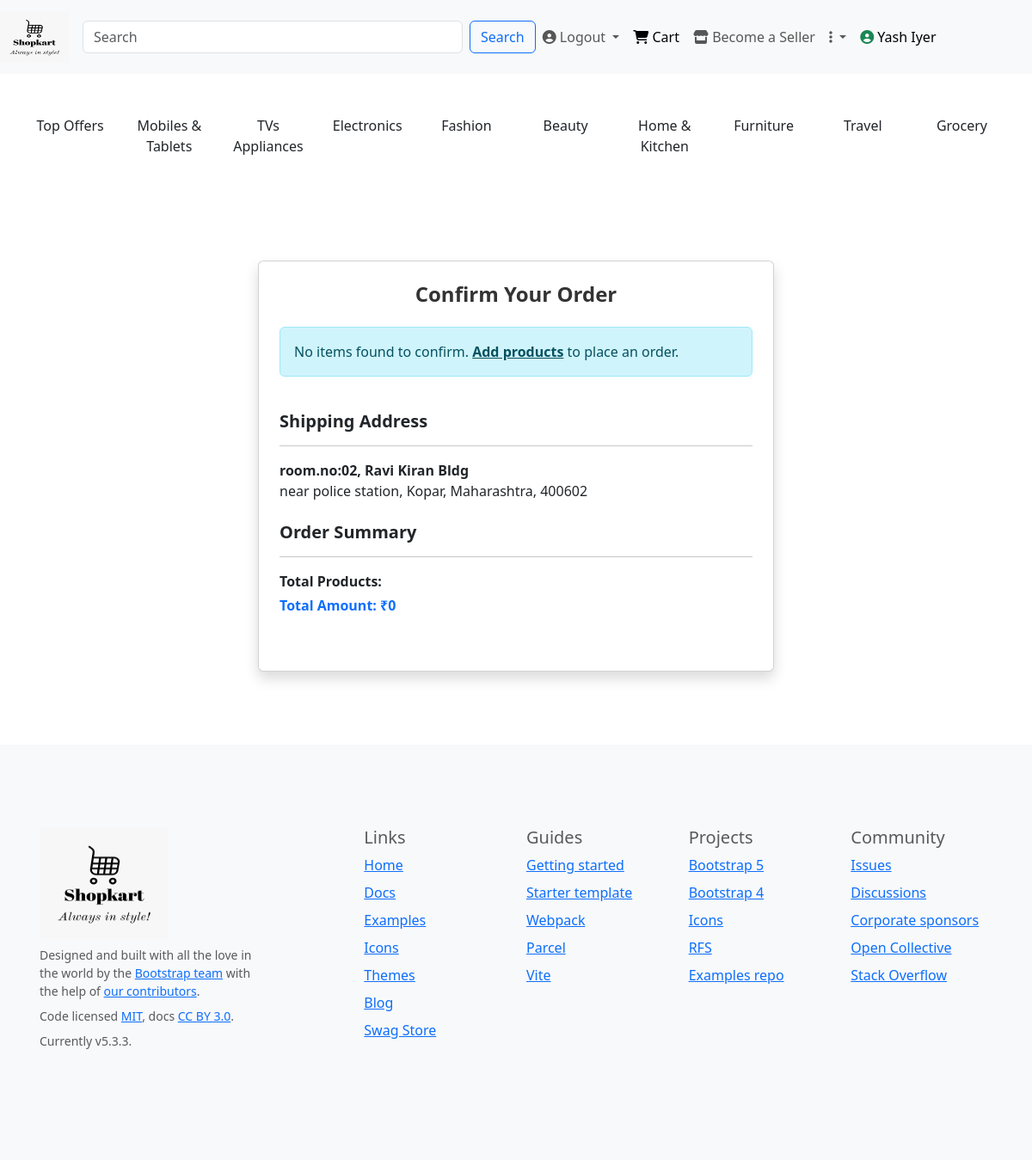
The page /confirm_order/1/ (signed in) on the database its author committed.
### account/models.py (models this page shows, shortened)
class CustomUser(AbstractUser):
    contact = models.CharField(max_length=10,validators=[RegexValidator(regex=r'^\d{10}$',message='contact number must be exactly of 10 digits')])
    groups = models.ManyToManyField('auth.Group',related_name='account_user_set',blank=True)
    user_permissions=models.ManyToManyField('auth.Permission',related_name='account_user_permission_set',blank=True)
    class Meta:
        indexes = [
            models.Index(fields=['username']),
            models.Index(fields=['email']),
        ]

class Shipping_Address(models.Model):
    customer = models.ForeignKey(CustomerProfile,on_delete=models.CASCADE)
    address_line1 = models.CharField(max_length=50)
    landmark = models.CharField(max_length=50)
    city = models.CharField(max_length=50)
    state = models.CharField(max_length=50)
    pincode = models.CharField(max_length=6,validators=[RegexValidator(r'\d{6}$','Enter a valid 6 digit pincode')])

### account/views.py (the view)
# urls.py: path('confirm_order/<int:id>/',views.confirm_order,name='confirm_order'),
def confirm_order(request,id):
    if request.user.is_authenticated:
        cart_item = Cart.objects.filter(customer = request.user)
        address = Shipping_Address.objects.get(id=id)
        total_amount=0
        for item in cart_item:
            total_amount += item.product.price*item.quantity
        context={
            'cart_items':cart_item,
            'total_amount':total_amount,
            'address':address
        }
        return render(request,"confirm_order.html",context)
    else:
        return redirect('signin')

### templates/confirm_order.html (shortened to what this page needs)
{% extends "base.html" %}
{% block content %}
<div class="container d-flex justify-content-center align-items-center" style="min-height: 80vh;">
  <div class="card p-4 shadow" style="max-width: 600px; width: 100%;">
    <h2 class="fw-bold mb-4 text-center" style="font-size: 24px; color: #333;">Confirm Your Order</h2>
    <div class="mb-4">
      {% if cart_items %}
      <h5 class="fw-bold">Order Details</h5>
      <hr>
      {% for item in cart_items %}
      <div class="d-flex justify-content-between align-items-center mb-2">
        <div>
          <strong>{{ item.product.title }}</strong>
          <p class="mb-0 text-muted">Quantity: {{ item.quantity }}</p>
        </div>
        <div>
          <span>₹{{ item.product.price }}</span>
        </div>
      </div>
      {% endfor %}
      {% else %}
      <div class="alert alert-info" role="alert">
        No items found to confirm. <a href="{% url 'index' %}" class="alert-link">Add products</a> to place an order.
      </div>
      {% endif %}
    </div>
    <div class="mb-4">
      <h5 class="fw-bold">Shipping Address</h5>
      <hr>
      <p class="mb-0">
        <strong>{{ address.address_line1 }}</strong><br>
        {{ address.landmark }}, {{ address.city }}, {{ address.state }}, {{ address.pincode }}
      </p>
    </div>
    <div class="mb-4">
      <h5 class="fw-bold">Order Summary</h5>
      <hr>
      <p class="mb-1"><strong>Total Products: </strong>{{ total_items }}</p>
      <p class="fw-bold text-primary">Total Amount: ₹{{ total_amount }}</p>
    </div>
  </div>
</div>
{% endblock content %}

### templates/base.html (shortened to what this page needs)
{% load static %}
<!DOCTYPE html>
<html lang="en">
<head>
    <link href="https://cdn.jsdelivr.net/npm/bootstrap@5.3.3/dist/css/bootstrap.min.css" rel="stylesheet">
</head>
<body>
    {% block header %}
    <div class="row">
        <nav class="navbar navbar-expand-lg bg-body-tertiary">
            <div class="container-fluid">
                <a class="navbar-brand" href="{% url 'index' %}">
                    <img src="{% static 'images/shopkart_logo_black.jpeg' %}" alt="Bootstrap" width="80" height="60">
                </a>
              <div class="collapse navbar-collapse" id="navbarSupportedContent">
                <form class="d-flex" role="search" action="{% url 'search_product' %}">
                    <input class="form-control me-2" type="search" placeholder="Search" size="40" aria-label="Search" name="search_bar">
                    <button class="btn btn-outline-primary" type="submit">Search</button>
                  </form>
                <ul class="navbar-nav me-auto mb-2 mb-lg-0">
                    <li class="nav-item dropdown">
                      {% if user.is_authenticated %}
                      <a class="nav-link dropdown-toggle" href="{% url 'signout' %}" role="button" aria-expanded="false">
                        <i class="fa-solid fa-circle-user"></i> Logout
                      </a>
                      {% else %}
                      <a class="nav-link dropdown-toggle" href="{% url 'signin' %}" role="button" aria-expanded="false">
                        <i class="fa-solid fa-circle-user"></i> Login
                      </a>
                      {% endif %}
                  </li>
                  <li class="nav-item">
                    <a class="nav-link active" aria-current="page" href="{% url 'cart' %}"><i class="fa-solid fa-cart-shopping"></i> Cart</a>
                  </li>
                  <li class="nav-item">
                    <a class="nav-link" href="{% url 'seller_signup' %}"><i class="fa-solid fa-store"></i> Become a Seller</a>
                  </li>
                  <li class="nav-item dropdown">
                    <a class="nav-link dropdown-toggle" href="#" role="button" data-bs-toggle="dropdown" aria-expanded="false">
                      <i class="fa-solid fa-ellipsis-vertical"></i>
                    </a>
                  </li>
                  {% if user.is_authenticated %}
                  <li class="nav-item">
                    <a class="nav-link active" aria-current="page" href="#"><i class="fa-solid fa-circle-user text-success"></i> {{user.first_name|capfirst}} {{user.last_name|capfirst}}</a>
                  </li>
                  {% endif %}
                </ul>
              </div>
            </div>
          </nav>
    </div>
      <div class="row bg-white m-2 p-3 f-size" >
        <div class="col text-center">
          <p>Top Offers</p>
        </div>
        <div class="col text-center">
          <a href="{% url 'category' %}?product=mobiles and tablets" class="nav-link">
            <p>Mobiles & Tablets</p>
          </a>
        </div>
        <div class="col text-center">
          <a href="{% url 'category' %}?product=tvs appliances" class="nav-link">
            <p>TVs Appliances</p>
          </a>
        </div>
        <div class="col text-center">
          <a href="{% url 'category' %}?product=electronics" class="nav-link">
            <p>Electronics</p>
          </a>
        </div>
        <div class="col text-center">
          <a href="{% url 'category' %}?product=fashion" class="nav-link">
          <p>Fashion</p>
          </a>
        </div>
        <div class="col text-center">
          <a href="{% url 'category' %}?product=beauty" class="nav-link">
            <p>Beauty</p>
          </a>
        </div>
        <div class="col text-center">
          <a href="{% url 'category' %}?product=home and kitchen" class="nav-link">
            <p>Home & Kitchen</p>
          </a>
        </div>
        <div class="col text-center">
          <a href="{% url 'category' %}?product=furnitures" class="nav-link">
            <p>Furniture</p>
          </a>
        </div>
        <div class="col text-center">
          <a href="{% url 'category' %}?product=travels" class="nav-link">
            <p>Travel</p>
          </a>
        </div>
        <div class="col text-center">
          <a href="{% url 'category' %}?product=groceries" class="nav-link">
            <p>Grocery</p>
          </a>
        </div>
      </div>
    {% endblock header %}
    {% block content %}
    {% endblock content %}
    {% block footer %}
    <footer class="bd-footer py-4 py-md-5 mt-1 bg-body-tertiary">
        <div class="container py-4 py-md-5 px-4 px-md-3 text-body-secondary">
          <div class="row">
            <div class="col-lg-3 mb-3">
              <a class="d-inline-flex align-items-center mb-2 text-body-emphasis text-decoration-none" href="/" aria-label="Bootstrap">
                <img src="{% static 'images/shopkart_logo_black.jpeg' %}" alt="Bootstrap" width="150" height="130">
              </a>
              <ul class="list-unstyled small">
                <li class="mb-2">Designed and built with all the love in the world by the <a href="/docs/5.3/about/team/">Bootstrap team</a> with the help of <a href="https://github.com/twbs/bootstrap/graphs/contributors">our contributors</a>.</li>
                <li class="mb-2">Code licensed <a href="https://github.com/twbs/bootstrap/blob/main/LICENSE" target="_blank" rel="license noopener">MIT</a>, docs <a href="https://creativecommons.org/licenses/by/3.0/" target="_blank" rel="license noopener">CC BY 3.0</a>.</li>
                <li class="mb-2">Currently v5.3.3.</li>
              </ul>
            </div>
            <div class="col-6 col-lg-2 offset-lg-1 mb-3">
              <h5>Links</h5>
              <ul class="list-unstyled">
                <li class="mb-2"><a href="/">Home</a></li>
                <li class="mb-2"><a href="/docs/5.3/">Docs</a></li>
                <li class="mb-2"><a href="/docs/5.3/examples/">Examples</a></li>
                <li class="mb-2"><a href="https://icons.getbootstrap.com/">Icons</a></li>
                <li class="mb-2"><a href="https://themes.getbootstrap.com/">Themes</a></li>
                <li class="mb-2"><a href="https://blog.getbootstrap.com/">Blog</a></li>
                <li class="mb-2"><a href="https://cottonbureau.com/people/bootstrap" target="_blank" rel="noopener">Swag Store</a></li>
              </ul>
            </div>
            <div class="col-6 col-lg-2 mb-3">
              <h5>Guides</h5>
              <ul class="list-unstyled">
                <li class="mb-2"><a href="/docs/5.3/getting-started/">Getting started</a></li>
                <li class="mb-2"><a href="/docs/5.3/examples/starter-template/">Starter template</a></li>
                <li class="mb-2"><a href="/docs/5.3/getting-started/webpack/">Webpack</a></li>
                <li class="mb-2"><a href="/docs/5.3/getting-started/parcel/">Parcel</a></li>
                <li class="mb-2"><a href="/docs/5.3/getting-started/vite/">Vite</a></li>
              </ul>
            </div>
            <div class="col-6 col-lg-2 mb-3">
              <h5>Projects</h5>
              <ul class="list-unstyled">
                <li class="mb-2"><a href="https://github.com/twbs/bootstrap" target="_blank" rel="noopener">Bootstrap 5</a></li>
                <li class="mb-2"><a href="https://github.com/twbs/bootstrap/tree/v4-dev" target="_blank" rel="noopener">Bootstrap 4</a></li>
                <li class="mb-2"><a href="https://github.com/twbs/icons" target="_blank" rel="noopener">Icons</a></li>
                <li class="mb-2"><a href="https://github.com/twbs/rfs" target="_blank" rel="noopener">RFS</a></li>
                <li class="mb-2"><a href="https://github.com/twbs/examples/" target="_blank" rel="noopener">Examples repo</a></li>
              </ul>
            </div>
            <div class="col-6 col-lg-2 mb-3">
              <h5>Community</h5>
              <ul class="list-unstyled">
                <li class="mb-2"><a href="https://github.com/twbs/bootstrap/issues" target="_blank" rel="noopener">Issues</a></li>
                <li class="mb-2"><a href="https://github.com/twbs/bootstrap/discussions" target="_blank" rel="noopener">Discussions</a></li>
                <li class="mb-2"><a href="https://github.com/sponsors/twbs" target="_blank" rel="noopener">Corporate sponsors</a></li>
                <li class="mb-2"><a href="https://opencollective.com/bootstrap" target="_blank" rel="noopener">Open Collective</a></li>
                <li class="mb-2"><a href="https://stackoverflow.com/questions/tagged/bootstrap-5" target="_blank" rel="noopener">Stack Overflow</a></li>
              </ul>
            </div>
          </div>
        </div>
      </footer>
    {% endblock footer %}
</body>
</html>

### rows shown on the page
CustomUser: first_name "Yash", last_name "Iyer"
Shipping_Address: address_line1 "room.no:02, Ravi Kiran Bldg", landmark "near police station", city "Kopar", state "Maharashtra", pincode "400602"

### other values the page prints
{{ total_amount }} "0"
